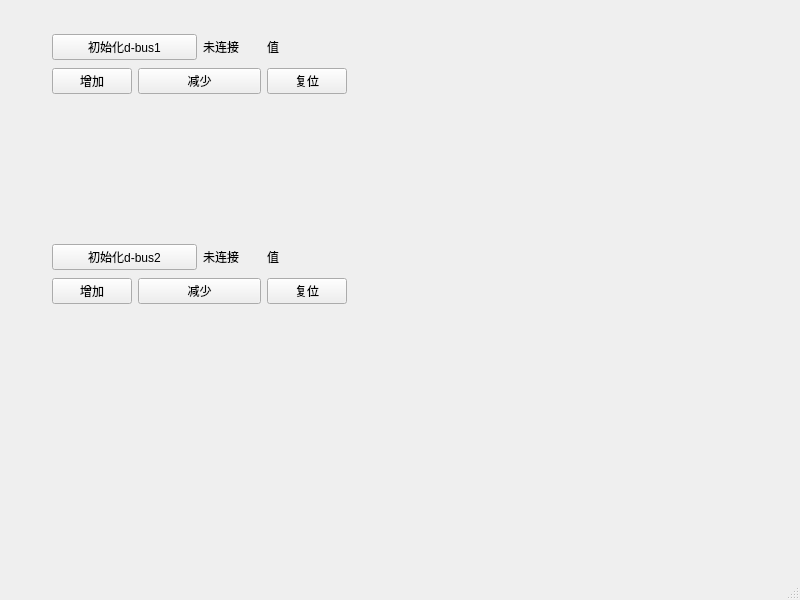
<?xml version="1.0" encoding="UTF-8"?>
<ui version="4.0">
 <class>MainWindow</class>
 <widget class="QMainWindow" name="MainWindow">
  <property name="geometry">
   <rect>
    <x>0</x>
    <y>0</y>
    <width>800</width>
    <height>600</height>
   </rect>
  </property>
  <property name="windowTitle">
   <string>MainWindow</string>
  </property>
  <widget class="QWidget" name="centralwidget">
   <widget class="QWidget" name="">
    <property name="geometry">
     <rect>
      <x>52</x>
      <y>32</y>
      <width>295</width>
      <height>65</height>
     </rect>
    </property>
    <layout class="QGridLayout" name="gridLayout">
     <item row="0" column="0" colspan="2">
      <widget class="QPushButton" name="initDbus1">
       <property name="text">
        <string>初始化d-bus1</string>
       </property>
      </widget>
     </item>
     <item row="0" column="2">
      <widget class="QLabel" name="labelConnected">
       <property name="text">
        <string>未连接</string>
       </property>
      </widget>
     </item>
     <item row="0" column="3">
      <widget class="QLabel" name="labelValue1">
       <property name="text">
        <string>值</string>
       </property>
      </widget>
     </item>
     <item row="1" column="0">
      <widget class="QPushButton" name="increase1">
       <property name="text">
        <string>增加</string>
       </property>
      </widget>
     </item>
     <item row="1" column="1" colspan="2">
      <widget class="QPushButton" name="decrease1">
       <property name="text">
        <string>减少</string>
       </property>
      </widget>
     </item>
     <item row="1" column="3">
      <widget class="QPushButton" name="reset1">
       <property name="text">
        <string>复位</string>
       </property>
      </widget>
     </item>
    </layout>
   </widget>
   <widget class="QWidget" name="">
    <property name="geometry">
     <rect>
      <x>52</x>
      <y>242</y>
      <width>295</width>
      <height>65</height>
     </rect>
    </property>
    <layout class="QGridLayout" name="gridLayout_2">
     <item row="0" column="0" colspan="2">
      <widget class="QPushButton" name="initDbus2">
       <property name="text">
        <string>初始化d-bus2</string>
       </property>
      </widget>
     </item>
     <item row="0" column="2">
      <widget class="QLabel" name="labelConnected2">
       <property name="text">
        <string>未连接</string>
       </property>
      </widget>
     </item>
     <item row="0" column="3">
      <widget class="QLabel" name="labelValue2">
       <property name="text">
        <string>值</string>
       </property>
      </widget>
     </item>
     <item row="1" column="0">
      <widget class="QPushButton" name="increase2">
       <property name="text">
        <string>增加</string>
       </property>
      </widget>
     </item>
     <item row="1" column="1" colspan="2">
      <widget class="QPushButton" name="decrease2">
       <property name="text">
        <string>减少</string>
       </property>
      </widget>
     </item>
     <item row="1" column="3">
      <widget class="QPushButton" name="reset2">
       <property name="text">
        <string>复位</string>
       </property>
      </widget>
     </item>
    </layout>
   </widget>
  </widget>
  <widget class="QMenuBar" name="menubar">
   <property name="geometry">
    <rect>
     <x>0</x>
     <y>0</y>
     <width>800</width>
     <height>26</height>
    </rect>
   </property>
  </widget>
  <widget class="QStatusBar" name="statusbar"/>
 </widget>
 <resources/>
 <connections/>
</ui>
